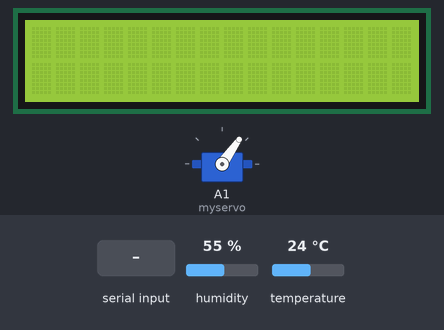
Bench run of a sketch on a simulated Arduino Uno, built with avr-gcc and run on an emulated ATmega328P. Parts: 16×2 character LCD, servo. The inputs (shaded band) are chosen by the test bench; at power-on: humidity 55 %, temperature 24 °C.

Above: at 1.2 s.
1.3 s: humidity set to 22 %
At 3.1 s:
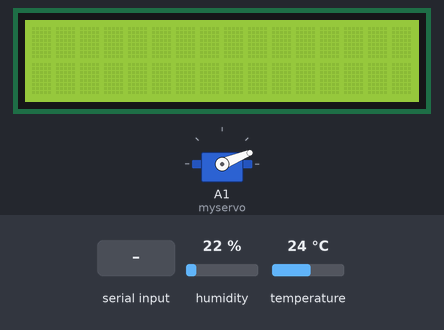
3.6 s: humidity set to 68 %
At 4.6 s:
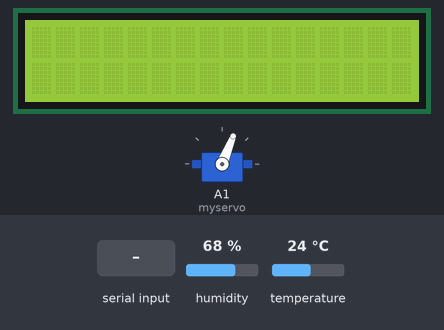
5.7 s: "1\n" received over Serial
At 6.6 s:
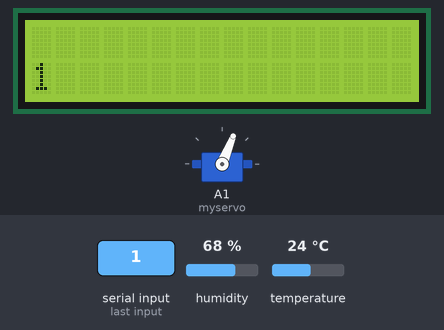
7.3 s: "0\n" received over Serial
At 8.7 s:
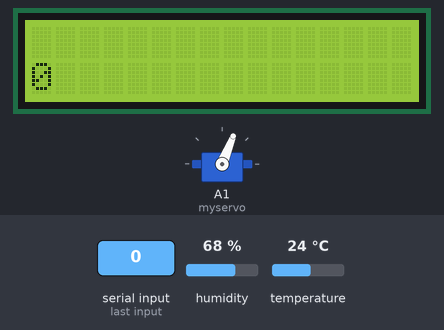
Timing chart, 0 to 9.9 s (numbered marks = the images above; inputs shaded):
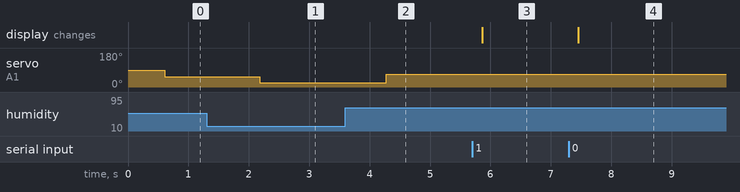

Measured:
- after the input at 1.3 s, servo on A1 (myservo): 55° → 22° after 0.88 s
- after the input at 3.6 s, servo on A1 (myservo): 22° → 68° after 0.67 s
- after the input at 5.7 s, the display: changes after 0.16 s (image 3)
- after the input at 7.3 s, the display: changes after 0.16 s (image 4)

The sketch:

servo_code.ino
```cpp
#include <Wire.h>
#include <LiquidCrystal_I2C.h>
#include <DHT11.h>
#include <Servo.h>

LiquidCrystal_I2C lcd(0x27, 16, 2);
Servo myservo;

int D = 6;
DHT11 dht11(2); // pin into d2 (out)

void setup() {
  lcd.init(); //SDA is pin a4. SCL in pin a5. VCC is 5v, GND is ground
  lcd.backlight();  // Turn on the backlight
  lcd.setCursor(0, 0);
  lcd.print("Hello, LCD12C!");
  pinMode(D, INPUT);
  myservo.attach(A1);
  lcd.clear();
  Serial.begin(9600); // NEW: Initialize serial for Python communication
}

void loop() {
  int temperature = 0;
  int humidity = 0;
  int result = dht11.readTemperatureHumidity(temperature, humidity);
  myservo.write(humidity);
  lcd.setCursor(0, 0);
  //lcd.println(humidity);

  // NEW: Handle serial input from Python
  String incomingWord = "";
  while (Serial.available() > 0) {
    char inChar = Serial.read();
    if (inChar != '\n') {
      incomingWord += inChar;
    } else {
      lcd.setCursor(0, 1); // Second line
      lcd.print("                "); // Clear line
      lcd.setCursor(0, 1);
      lcd.print(incomingWord.substring(0, 16)); // Display up to 16 chars
    }
  }
}
```
